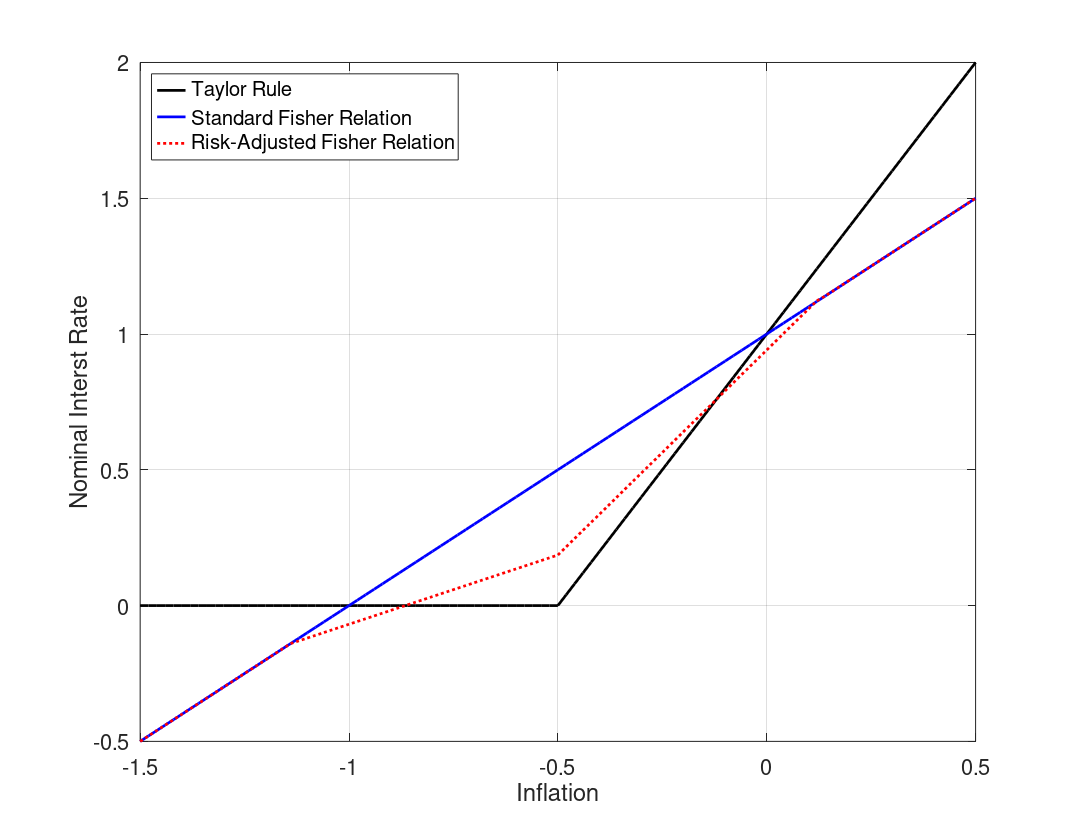

This figure's MATLAB source:
%--------------------------------------------------------------------------
% File Name: RiskAdjustedFisherRelation.m
% Author: Philip Coyle
% Date Created: 01/07/2019
% cd /mq/philipprojects/RA_Work/Taisuke_Nakata/Zero_Lower_Bound/DeflationaryRegime/RSSInflation/Codes/3state_iid_shock
% RiskAdjustedFisherRelation
%--------------------------------------------------------------------------

clear all
close all
clc

%% Model Calibration
cBET = 1/1.0025;
cSIGMA = 1;
cKAPPA = 0.02;
cPHIpi = 2;
cRstar = 1/400;
cSHOCK = 0.08;
p_m = 0.5; %Probability of being in the middle state 

%% Housekeeping
% Set Grid Intervals
pi_m_low = -1.5/400;
pi_m_high = 0.5/400;
numgrid = 101;
pi_m = linspace(pi_m_low,pi_m_high, numgrid)';
% pi_m = -0/400;

% Find max inflation that leads to ZLB binding
bound = -cRstar/cPHIpi;

inx_m = find(min(abs(pi_m - bound)) == abs(pi_m - bound));
% Find pi_m point where middle state interst rate binds
if length(inx_m ) > 1
    pi_m_zlb = min(pi_m(inx_m));
else
    pi_m_zlb = pi_m(inx_m);
end

% Taylor Rule
tr = max(0,cRstar + cPHIpi*pi_m);

% 'Riskless' Fisher Relation
fr = pi_m + cRstar;

%% Policy Functions from below (Assume middle state interst rate binds)
% Low  High state inflation & expected inflation (as functions of middle state inflation)
pi_l_b = pi_m - cKAPPA*cSIGMA*cSHOCK;
pi_h_b = (pi_m - cKAPPA*cSIGMA*(cRstar - cSHOCK))/(1+cKAPPA*cSIGMA*cPHIpi);
exp_pi_b = (1-p_m)/2*pi_l_b + p_m*pi_m + (1-p_m)/2*pi_h_b;

% Low Middle and High state output & expected output (as functions of middle state inflation)
y_m_b = (pi_m - cBET*exp_pi_b)/cKAPPA;
y_l_b = y_m_b - cSIGMA*cSHOCK;
y_h_b = y_m_b - cSIGMA*(cRstar + cPHIpi*pi_h_b - cSHOCK);
exp_y_b = (1-p_m)/2*y_l_b + p_m*y_m_b + (1-p_m)/2*y_h_b;

% Find pi_m point where high state interst rate binds
inx_lb = find(min(abs(pi_h_b - bound)) == abs(pi_h_b - bound));
if length(inx_m ) > 1
    pi_lb_zlb = min(pi_m(inx_lb));
else
    pi_lb_zlb = pi_m(inx_lb);
end

%% Policy Functions from above (Assume middle state interst rate does not bind)
% Low  High state inflation & expected inflation (as functions of middle state inflation)
pi_l_a = pi_m*(1+cKAPPA*cSIGMA*cPHIpi) + cKAPPA*cSIGMA*(cRstar - cSHOCK);
pi_h_a = pi_m + (cKAPPA*cSIGMA*cSHOCK)/(1+cKAPPA*cSIGMA*cPHIpi);
exp_pi_a = (1-p_m)/2*pi_l_a + p_m*pi_m + (1-p_m)/2*pi_h_a;

% Low Middle and High state output & expected output (as functions of middle state inflation)
y_m_a = (pi_m - cBET*exp_pi_a)/cKAPPA;
y_l_a = y_m_a + cSIGMA*(cPHIpi*pi_m + cRstar - cSHOCK);
y_h_a = y_m_a + cSIGMA*(cPHIpi*(pi_m - pi_h_a) + cSHOCK);
exp_y_a = (1-p_m)/2*y_l_a + p_m*y_m_a + (1-p_m)/2*y_h_a;

% Find pi_m point where low state interst rate binds
inx_ub = find(min(abs(pi_l_a - bound)) == abs(pi_l_a - bound));
if length(inx_ub) > 1
    pi_ub_zlb = min(pi_m(inx_ub));
else
    pi_ub_zlb = pi_m(inx_ub);
end

%% Define Risk Adjusted Fisher Relationship
rafr = zeros(numgrid,1);

for i = 1:numgrid
    if pi_m(i) < pi_lb_zlb || pi_m(i) > pi_ub_zlb
        rafr(i) = pi_m(i) + cRstar;
    elseif pi_m(i) <= pi_m_zlb
        rafr(i) = cRstar + pi_m(i) + (exp_pi_b(i) - pi_m(i)) + 1/cSIGMA*(exp_y_b(i) - y_m_b(i));
    elseif pi_m(i) <= pi_ub_zlb
        rafr(i) = cRstar + pi_m(i) + (exp_pi_a(i) - pi_m(i)) + 1/cSIGMA*(exp_y_a(i) - y_m_a(i));
    end
end

[~,inx] = sort(abs(tr - rafr));
RSS = inx(1:2);
%% Plotting
fig(1) = figure(1);
grid on
box on
hold on
h(1) = plot(400*pi_m, 400*tr,'Color','k','LineWidth',2);
h(2) = plot(400*pi_m, 400*fr,'Color','b','LineWidth',2);
h(3) = plot(400*pi_m, 400*rafr,'Color','r','LineStyle',':','LineWidth',2);
% h1 = plot(400*pi_m(RSS(1)),400*rafr(RSS(1)));
% h2 = plot(400*pi_m(RSS(2)),400*rafr(RSS(2)));
% set([h1 h2],'Marker','o','MarkerEdgeColor','k','MarkerFaceColor', 'k','MarkerSize',8)

xlabel('Inflation','FontSize',16)
ylabel('Nominal Interst Rate','FontSize',16)
set(gca,'FontSize',16)
L = legend([h(1) h(2) h(3)],'Taylor Rule','Standard Fisher Relation','Risk-Adjusted Fisher Relation');
set(L,'Location','NorthWest','Fontsize',15)

set(fig(1),'PaperOrientation','Landscape');
set(fig(1),'PaperPosition',[0 0 11 8.5]);
% print(fig(1),'-depsc','RAFR.eps');
